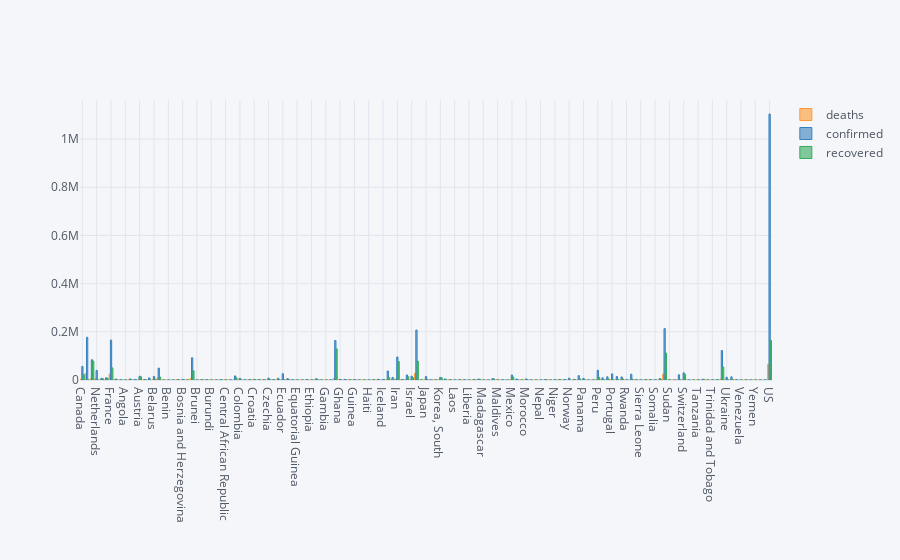

Notebook cell for this chart:
### Code cell
df[['deaths', 'confirmed', 'recovered']].iplot(kind='bar')

### Figure 1 — Plotly figure (JSON) as saved in the notebook; plotly's stock layout.template omitted (floating-point values rounded to 4 significant figures; data arrays with more than 128 entries replaced by an {"elided": "..."} marker saying what was removed)
{"data": [{"marker": {"color": "rgba(255, 153, 51, 0.6)", "line": {"color": "rgba(255, 153, 51, 1.0)", "width": 1}}, "name": "deaths", "orientation": "v", "text": "", "type": "bar", "x": {"elided": "145 str values"}, "y": {"elided": "145 int values"}}, {"marker": {"color": "rgba(55, 128, 191, 0.6)", "line": {"color": "rgba(55, 128, 191, 1.0)", "width": 1}}, "name": "confirmed", "orientation": "v", "text": "", "type": "bar", "x": {"elided": "145 str values"}, "y": {"elided": "145 int values"}}, {"marker": {"color": "rgba(50, 171, 96, 0.6)", "line": {"color": "rgba(50, 171, 96, 1.0)", "width": 1}}, "name": "recovered", "orientation": "v", "text": "", "type": "bar", "x": {"elided": "145 str values"}, "y": {"elided": "145 int values"}}], "layout": {"legend": {"bgcolor": "#F5F6F9", "font": {"color": "#4D5663"}}, "paper_bgcolor": "#F5F6F9", "plot_bgcolor": "#F5F6F9", "title": {"font": {"color": "#4D5663"}}, "xaxis": {"gridcolor": "#E1E5ED", "showgrid": true, "tickfont": {"color": "#4D5663"}, "title": {"font": {"color": "#4D5663"}, "text": ""}, "zerolinecolor": "#E1E5ED"}, "yaxis": {"gridcolor": "#E1E5ED", "showgrid": true, "tickfont": {"color": "#4D5663"}, "title": {"font": {"color": "#4D5663"}, "text": ""}, "zerolinecolor": "#E1E5ED"}}}
